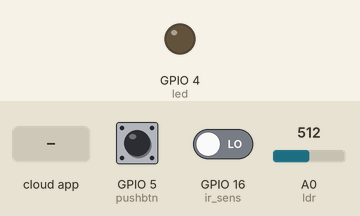
This sketch was run on a simulated ESP8266 (NodeMCU). Parts: output pins drawn as LEDs (lit = HIGH). Inputs (shaded band) come from the test bench; at power-on: GPIO 5 (pushbtn) LOW, GPIO 16 (ir_sens) LOW, A0 (ldr) = 512.

Above: at 2.7 s.
2.8 s: the phone or cloud app sets 2 to 1
At 3.8 s:
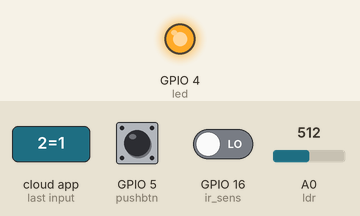
5.0 s: the phone or cloud app sets 2 to 0
At 6.6 s:
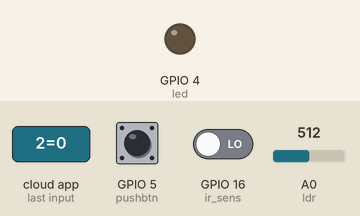
Timing chart, 0 to 8.1 s (numbered marks = the images above; inputs shaded):
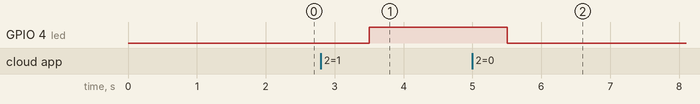

The sketch:

esp8266_ir_pushbutton__ldr.ino
```cpp
// This example shows how to connect to Cayenne using an ESP8266 and send/receive sample data.
// Make sure you install the ESP8266 Board Package via the Arduino IDE Board Manager and select the correct ESP8266 board before compiling.

#define CAYENNE_DEBUG
#define CAYENNE_PRINT Serial
#include <CayenneMQTTESP8266.h>

// WiFi network info.
char ssid[] = "SSID_NAME";
char wifiPassword[] = "PASSWORD";

// Cayenne authentication info. This should be obtained from the Cayenne Dashboard.
char username[] = "329c1160-dbd4-11ea-883c-638d8ce4c23d";
char password[] = "d05a55ff15cc392dfb9ce76cf9595f29b8001fb1";
char clientID[] = "35b0a9e0-e905-11ea-b767-3f1a8f1211ba";

int obst = LOW;
int bstate = LOW;
float ldr_val = 0.0;

const int pushbtn = 5;
const int ir_sens = 16;
const int led = 4;
const int ldr = A0;

void setup()
{
  Cayenne.begin(username, password, clientID, ssid, wifiPassword);

  pinMode(pushbtn, INPUT);
  pinMode(ir_sens, INPUT);
  pinMode(led, OUTPUT);
  digitalWrite(led, LOW);
  pinMode(ldr, INPUT);
}

void loop()
{
  Cayenne.loop();

  bstate = digitalRead(pushbtn);
  if(bstate==HIGH)
  {
    Cayenne.virtualWrite(0,bstate,"digital_sensor","d");
  }
  else
  {
    Cayenne.virtualWrite(0,bstate,"digital_sensor","d");
  }

  obst = digitalRead(ir_sens);
  if(obst==HIGH)
  {
    Cayenne.virtualWrite(1,!obst,"digital_sensor","d");
  }
  else
  {
    Cayenne.virtualWrite(1,!obst,"digital_sensor","d");
  }

  ldr_val = analogRead(ldr);
  Cayenne.virtualWrite(3,ldr_val,"analog_sensor","null");
}

CAYENNE_IN(2)
{
  digitalWrite(4, getValue.asInt());
}
```

Measured:
- after the input at 2.8 s, GPIO 4 (led): LOW → HIGH after 0.70 s
- after the input at 5.0 s, GPIO 4 (led): HIGH → LOW after 0.50 s
